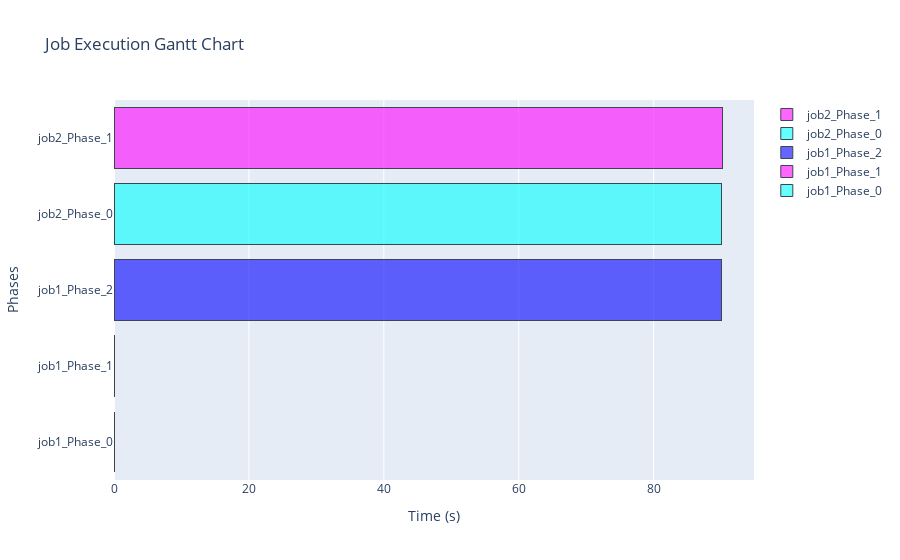

Notebook source saved alongside this figure:
### Code cell
from pulp import LpMaximize, LpProblem, LpVariable, lpSum, LpStatus, LpMinimize

# Sample regression models for tier0 and tier1. Here, we are simply returning fixed bandwidths for simplicity.
def tier0_model(phase):
    return 100e6

def tier1_model(phase):
    return 200e6

# Job and phase data in Python dictionaries
job1_representation = {
    "node_count": 1, "events": [0, 1, 2], "read_volumes": [883728, 0, 0],
    "read_bw": [441864.0, 0, 0], "write_volumes": [0, 9011355062, 0], "write_bw": [0, 819214096.5454545, 0],
    "read_pattern": ["Uncl", "Uncl", "Uncl"], "write_pattern": ["Uncl", "Str", "Uncl"],
    "read_operations": [22, 0, 0], "write_operations": [0, 1016, 0]
}

job1_phase_features = [
    {"job_id": "371903", "nodes": 1, "read_volume": 883728, "write_volume": 0, "read_io_pattern": "uncl",
     "write_io_pattern": "uncl", "read_io_size": 40169.454545454544, "write_io_size": 0, "ioi_bw": 88372.8},
    {"job_id": "371903", "nodes": 1, "read_volume": 0, "write_volume": 9011355062, "read_io_pattern": "uncl",
     "write_io_pattern": "str", "read_io_size": 0, "write_io_size": 8869443.958661417, "ioi_bw": 163842819.3090909},
    {"job_id": "371903", "nodes": 1, "read_volume": 0, "write_volume": 0, "read_io_pattern": "uncl",
     "write_io_pattern": "uncl", "read_io_size": 0, "write_io_size": 0, "ioi_bw": 0.0}
]

job2_representation = {
    "node_count": 1, "events": [0, 1], "read_volumes": [849622, 19210],
    "read_bw": [424811.0, 19210.0], "write_volumes": [0, 9053429170], "write_bw": [0, 754452430.8333334],
    "read_pattern": ["Uncl", "Uncl"], "write_pattern": ["Uncl", "Str"], "read_operations": [13, 11], "write_operations": [0, 1022]
}

job2_phase_features = [
    {"job_id": "371904", "nodes": 1, "read_volume": 849622, "write_volume": 0, "read_io_pattern": "uncl",
     "write_io_pattern": "uncl", "read_io_size": 65355.53846153846, "write_io_size": 0, "ioi_bw": 84962.2},
    {"job_id": "371904", "nodes": 1, "read_volume": 19210, "write_volume": 9053429170, "read_io_pattern": "uncl",
     "write_io_pattern": "str", "read_io_size": 1746.3636363636363, "write_io_size": 8858541.26223092, "ioi_bw": 150894328.1666667}
]

from pulp import LpMinimize, LpProblem, LpVariable, lpSum

# Define regression models for tier0 and tier1. For simplicity, we use fixed bandwidths.
def tier0_model(phase):
    return 100e6

def tier1_model(phase):
    return 200e6

# Define the pulp problem
prob = LpProblem("Job_Scheduling", LpMinimize)

# Define jobs and phases in Python dictionaries
jobs = {'job1': job1_representation, 'job2': job2_representation}
phases = {'job1': job1_phase_features, 'job2': job2_phase_features}

# Define decision variables
x = {(job, i): LpVariable(f"x_{job}_{i}", 0) for job, phase_list in phases.items() for i in range(len(phase_list))}
y = {(job, i): LpVariable(f"y_{job}_{i}", 0) for job, phase_list in phases.items() for i in range(len(phase_list))}
z = {(job, i, k): LpVariable(f"z_{job}_{i}_{k}", 0, 1, cat='Binary') for job, phase_list in phases.items() for i in range(len(phase_list)) for k in [0, 1]}

# Objective function: Minimize the maximum end time among all jobs and phases
prob += lpSum(y.values()), "Minimize_Max_EndTime"

sequential  = True
# Define constraints
for job, phase_list in phases.items():
    for i, phase in enumerate(phase_list):
        # Constraint: Each phase should start after the end of the previous phase
        if i > 0:
            prob += x[job, i] >= y[job, i - 1], f"StartAfterPrev_{job}_{i}"
        
        # Constraint: End time is the start time plus the duration, which is calculated based on the sum of read and write volumes and bandwidth
        total_volume = phase['read_volume'] + phase['write_volume']
        bandwidth = tier0_model(phase) if z[job, i, 0] == 1 else tier1_model(phase)
        prob += y[job, i] == x[job, i] + total_volume / bandwidth, f"EndTime_{job}_{i}"

        # Constraint: Only one tier should be selected for each phase
        prob += z[job, i, 0] + z[job, i, 1] == 1, f"SingleTier_{job}_{i}"
        
        # Additional Constraint for Sequential Execution
        if sequential and job == 'job2' and i == 0:
            last_phase_job1 = len(phases['job1']) - 1
            prob += x['job2', 0] >= y['job1', last_phase_job1], "Sequential_Execution"

# Solve the problem
prob.solve()

# Display the results
scheduling_results = {}
for job, phase_list in phases.items():
    scheduling_results[job] = []
    for i in range(len(phase_list)):
        scheduling_results[job].append((x[job, i].varValue, y[job, i].varValue))

print(scheduling_results)
plot_gantt(None, phases, scheduling_results)

### Figure 1 — Plotly figure (JSON) as saved in the notebook; plotly's stock layout.template omitted (floating-point values rounded to 4 significant figures)
{"data": [{"marker": {"color": "rgba(0.0, 255.0, 255, 0.6)", "line": {"color": "rgba(58, 71, 80, 1.0)", "width": 1}}, "name": "job1_Phase_0", "orientation": "h", "type": "bar", "x": [0, 0.008837], "y": ["job1_Phase_0"]}, {"marker": {"color": "rgba(255.0, 0.0, 255, 0.6)", "line": {"color": "rgba(58, 71, 80, 1.0)", "width": 1}}, "name": "job1_Phase_1", "orientation": "h", "type": "bar", "x": [0.008837, 90.12], "y": ["job1_Phase_1"]}, {"marker": {"color": "rgba(0, 0, 255, 0.6)", "line": {"color": "rgba(58, 71, 80, 1.0)", "width": 1}}, "name": "job1_Phase_2", "orientation": "h", "type": "bar", "x": [90.12, 90.12], "y": ["job1_Phase_2"]}, {"marker": {"color": "rgba(0.0, 255.0, 255, 0.6)", "line": {"color": "rgba(58, 71, 80, 1.0)", "width": 1}}, "name": "job2_Phase_0", "orientation": "h", "type": "bar", "x": [90.12, 90.13], "y": ["job2_Phase_0"]}, {"marker": {"color": "rgba(254.99945892992434, 0.000541070075665467, 255, 0.6)", "line": {"color": "rgba(58, 71, 80, 1.0)", "width": 1}}, "name": "job2_Phase_1", "orientation": "h", "type": "bar", "x": [90.13, 180.7], "y": ["job2_Phase_1"]}], "layout": {"barmode": "stack", "showlegend": true, "title": {"text": "Job Execution Gantt Chart"}, "xaxis": {"title": {"text": "Time (s)"}}, "yaxis": {"title": {"text": "Phases"}}}}
